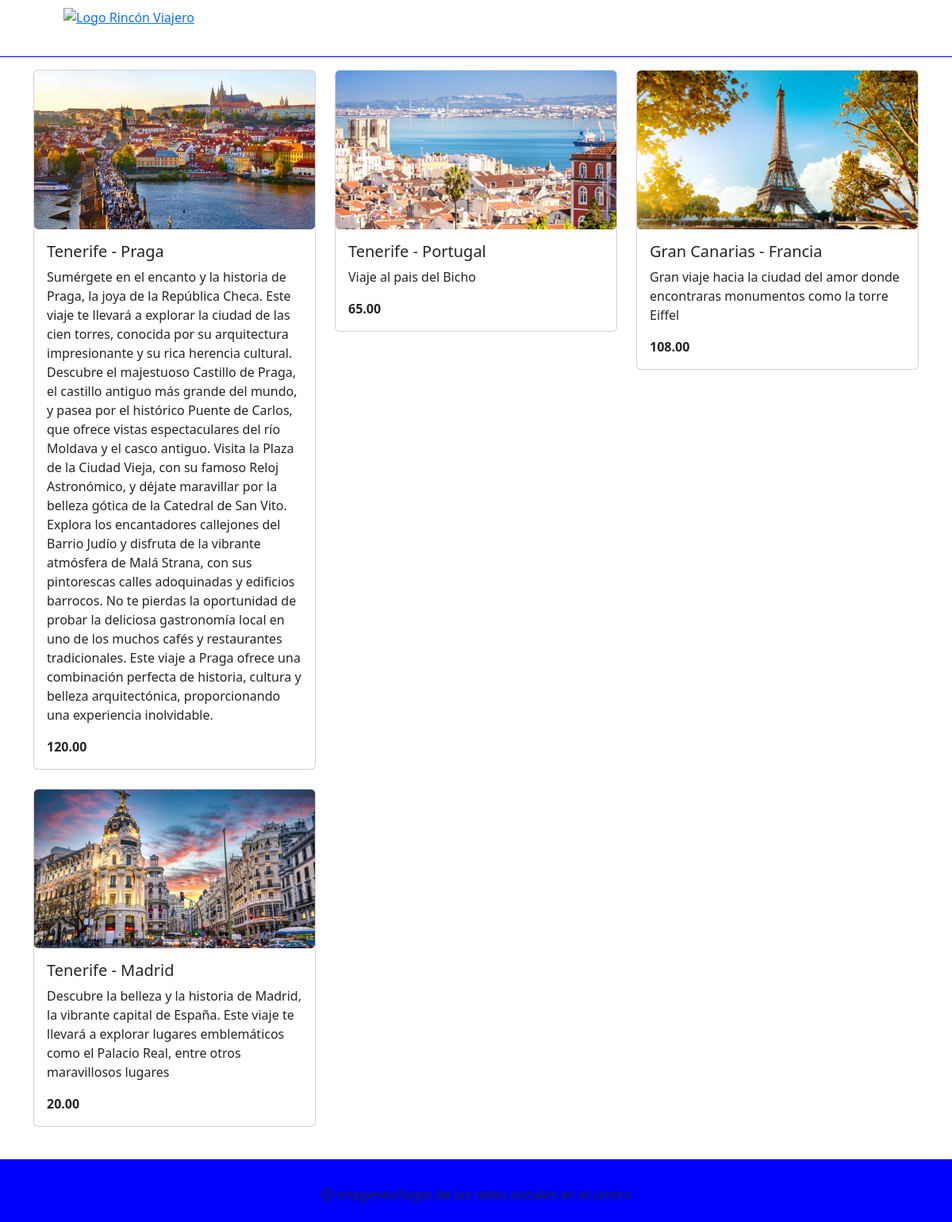
The page / on the database its author committed.
### posts/models.py (models this page shows, shortened)
class TravelPost(models.Model):
    class Status(models.TextChoices):
        ACTIVE = "AC", "Active"
        DISABLED = "DS", "Disable"
        CANCELLED = "CN", "Cancelled"
    travel_name = models.CharField(max_length=50)
    price = models.DecimalField(max_digits=7, decimal_places=2, default=0)
    cupon = models.CharField(max_length=20, blank=True, null=True)
    slug = models.SlugField()
    url = models.URLField()
    description = models.CharField(max_length=1000)
    photo = models.ImageField(upload_to='travels/%Y/%m/%d/', blank=True, null=True)
    created = models.DateTimeField(auto_now_add=True)
    status = models.CharField(max_length=20, default=Status.ACTIVE, choices=Status.choices)
    class Meta:
        ordering = ['-created']
        indexes = [
            models.Index(fields=['-created']),
        ]

### posts/views.py (the view)
# urls.py: path('', views.posts_list, name='posts_list'),
def posts_list(request):
    posts = TravelPost.objects.filter(status=TravelPost.Status.ACTIVE)
    return render(request, 'post/posts_list.html', {'posts': posts})

### posts/templates/post/posts_list.html
{% extends "base.html" %}
{% block contents %}
<div class="row">
    {% for post in posts %}
        <div class="col-md-4 mb-4">
            <div class="card">
                <img src="../media/{{ post.photo }}" class="card-img-top img-list" alt="{{ post.travel_name }}">
                <div class="card-body">
                    <h5 class="card-title">{{ post.travel_name }}</h5>
                    <p class="card-text">{{ post.description }}</p>
                    <p class="card-text"><strong>{{ post.price }}</strong></p>
                </div>
            </div>
        </div>
    {% endfor %}
</div>
{% endblock %}

### posts/templates/base.html (shortened to what this page needs)
{% load static %}
<!DOCTYPE html>
<html lang="en">
<head>
  <link href="https://cdn.jsdelivr.net/npm/bootstrap@5.3.2/dist/css/bootstrap.min.css" rel="stylesheet">
  <link rel="stylesheet" href="https://cdn.jsdelivr.net/npm/bootstrap-icons@1.11.3/font/bootstrap-icons.min.css">
  <link rel="stylesheet" href="{% static 'css/main.css' %}">
</head>
<body>
  <header>
    <a href="/"><img src="{% static 'images/x.svg' %}" alt="Logo Rincón Viajero"></a>
  </header>
  <div class="container">
    {% block contents %}{% endblock %}
  </div>
  <footer>
    <i class="bi bi-c-circle"></i>
  </footer>
</body>
</html>

### posts/static/css/main.css (style rules this page uses)
header { height: 4.5rem; margin-bottom: 1rem; border-bottom: 1px solid blue; padding-left: 5rem; padding-top: 0.5rem; }
body { margin-bottom: 6rem; }
footer { text-align: center; padding-top: 2rem; position: fixed; bottom: 0; height: 5rem; background-color: blue; width: 100%; border-top: 1px solid lightgray; }
.img-list { height: 200px; object-fit: cover; border-radius: 5px; }

### rows shown on the page
TravelPost: photo (picture), travel_name "Tenerife - Praga", description "Sumérgete en el encanto y la historia de Praga, la joya de la República Checa. Este viaje te llevará a explorar la ciudad de las cien torres, conocida por su arquitectura impresionante y su rica herencia cultural. Descubre el majestuoso Castillo de Praga, el castillo antiguo más grande del mundo, y pasea por el histórico Puente de Carlos, que ofrece vistas espectaculares del río Moldava y el casco antiguo. Visita la Plaza de la Ciudad Vieja, con su famoso Reloj Astronómico, y déjate maravillar por la belleza gótica de la Catedral de San Vito. Explora los encantadores callejones del Barrio Judío y disfruta de la vibrante atmósfera de Malá Strana, con sus pintorescas calles adoquinadas y…", price "120.00"
TravelPost: photo (picture), travel_name "Tenerife - Portugal", description "Viaje al pais del Bicho", price "65.00"
TravelPost: photo (picture), travel_name "Gran Canarias - Francia", description "Gran viaje hacia la ciudad del amor donde encontraras monumentos como la torre Eiffel", price "108.00"
TravelPost: photo (picture), travel_name "Tenerife - Madrid", description "Descubre la belleza y la historia de Madrid, la vibrante capital de España. Este viaje te llevará a explorar lugares emblemáticos como el Palacio Real, entre otros maravillosos lugares", price "20.00"
